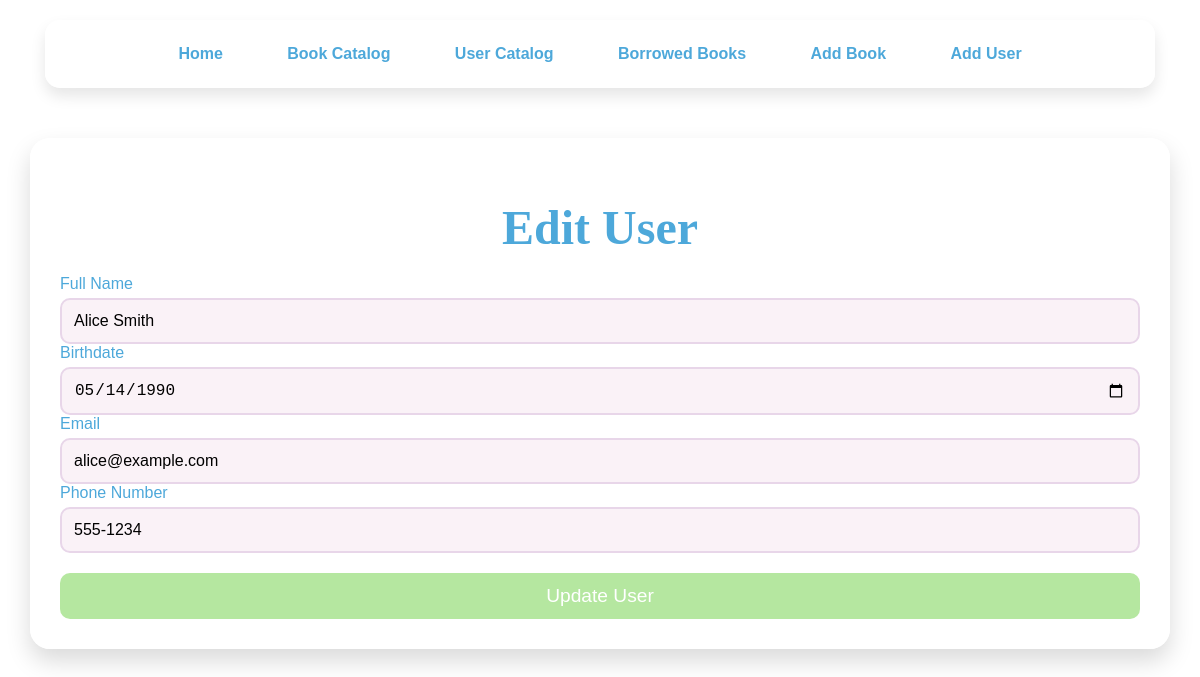
/edit_user/1, run on an earlier commit of the app's database.
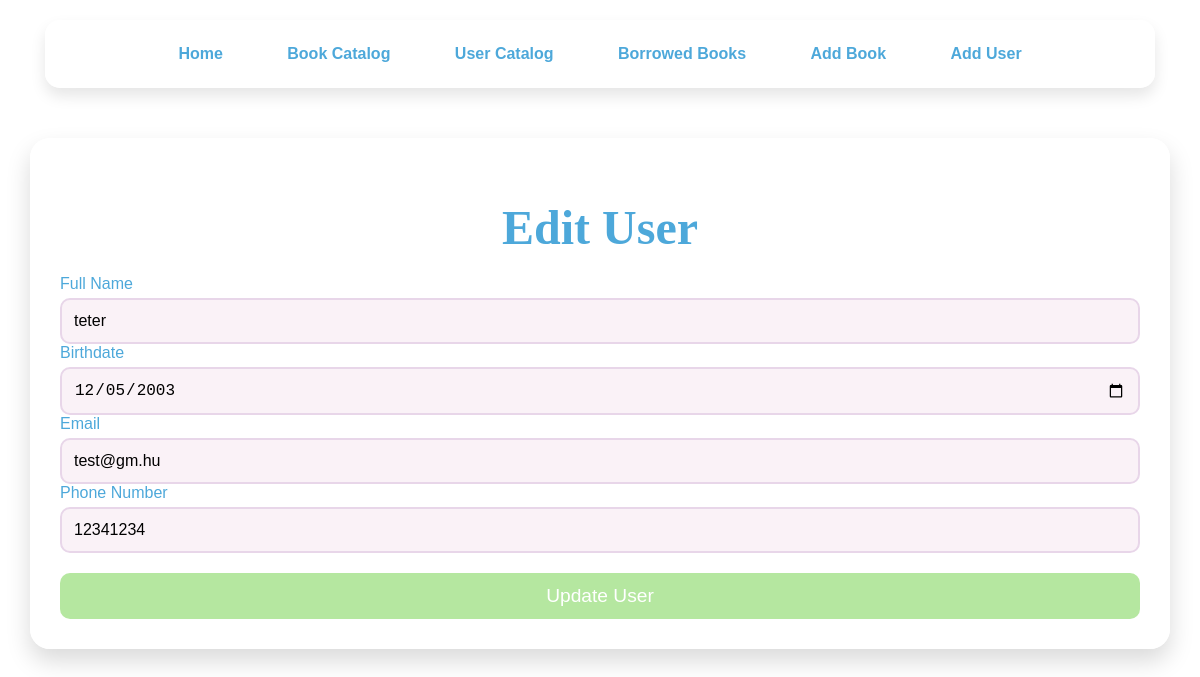
And on a later commit of the database.
### app/models.py (models this page shows, shortened)
class User(db.Model):
    id = db.Column(db.Integer, primary_key=True)
    name = db.Column(db.String(100), nullable=False)
    email = db.Column(db.String(100), nullable=False)
    phone_number = db.Column(db.String(20), nullable=True)
    birthdate = db.Column(db.Date, nullable=True)
    borrowed_books = relationship('Borrow', backref='user', cascade='all, delete-orphan')

### app/routes.py (the view, shortened to what this page needs)
@main.route('/edit_user/<int:user_id>', methods=['GET', 'POST'])
def edit_user(user_id):
    user = User.query.get_or_404(user_id)
    form = UserForm(obj=user)
    return render_template('edit_user.html', form=form, user=user)

### app/forms.py
class UserForm(FlaskForm):
    name = StringField('Full Name', validators=[DataRequired()])
    email = StringField('Email', validators=[DataRequired(), Email()])
    phone_number = StringField('Phone Number', validators=[DataRequired()])
    birthdate = DateField('Birthdate', validators=[DataRequired()], format='%Y-%m-%d')
    submit = SubmitField('Save User')

### app/templates/edit_user.html (shortened to what this page needs)
<!DOCTYPE html>
<html lang="en">
<head>
</head>
<body>
<nav>
    <a href="{{ url_for('main.home') }}"> Home</a>
    <a href="{{ url_for('main.catalog') }}"> Book Catalog</a>
    <a href="{{ url_for('main.users') }}"> User Catalog</a>
    <a href="{{ url_for('main.borrowed_books') }}"> Borrowed Books</a>
    <a href="{{ url_for('main.add_book') }}"> Add Book</a>
    <a href="{{ url_for('main.add_user') }}"> Add User</a>
</nav>
<div class="container">
    <h1>Edit User</h1>
    <div class="form-container">
        <form method="POST">
            {{ form.name.label }} {{ form.name() }}<br>
            {{ form.birthdate.label }} {{ form.birthdate() }}<br>
            {{ form.email.label }} {{ form.email() }}<br>
            {{ form.phone_number.label }} {{ form.phone_number() }}<br>
            <button type="submit">Update User</button>
        </form>
    </div>
</div>
</body>
</html>

What changed in the data, as far as the page shows it:
changed User: name "Alice Smith" → "teter"; birthdate "05/14/1990" → "12/05/2003"; email "alice@example.com" → "test@gm.hu"; phone_number "555-1234" → "12341234"
